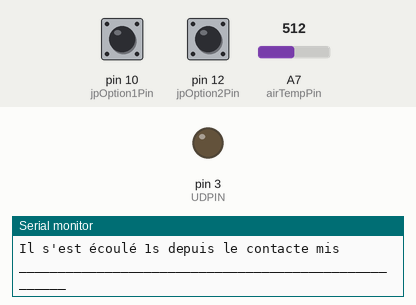
Bench run of a sketch on a simulated Arduino Uno, built with avr-gcc and run on an emulated ATmega328P. Shown: output pins drawn as LEDs (lit = HIGH), the last lines printed to the serial monitor. Inputs (shaded band) come from the test bench; at power-on: pin 10 (jpOption1Pin) HIGH, pin 12 (jpOption2Pin) HIGH, A7 (airTempPin) = 512. Pins used as bus, display or sensor lines are not drawn.

Above: at 1.8 s.
1.9 s: pin 10 (jpOption1Pin) pulled LOW for 1.25 s
At 3.3 s:
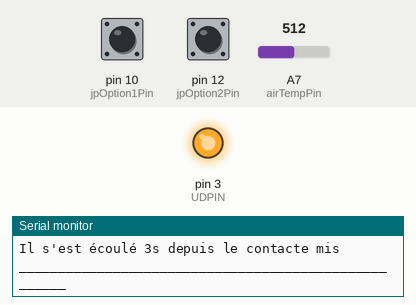
5.6 s: pin 10 (jpOption1Pin) pulled LOW for 3.2 s
At 9.8 s:
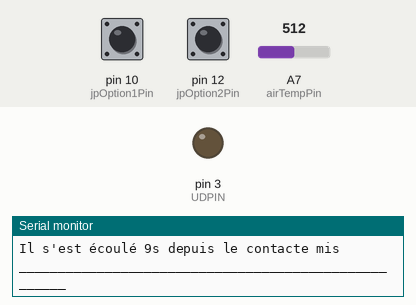
10.6 s: pin 12 (jpOption2Pin) pulled LOW for 3.2 s
At 11.5 s:
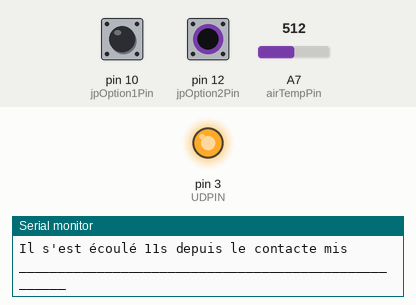
Timing chart, 0 to 15.8 s (numbered marks = the images above; inputs shaded):
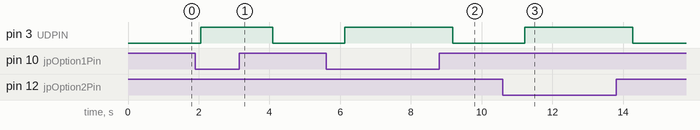

The sketch:

012-Amesis-ColdStartE85_sensor_fix.ino
```cpp
//    ^ ^
//  =( '')=
//  ( ")_( ")
// Amesis Project
// 09/10/2022
// Projet : Amesis-ColdStartE85
// Version SW : v1.031 Beta
// Version HW : v0.01 Dev
// Description : Ce programme a pour but de hacker une sonde de temperature de liquide de refroidissement pour que les véhicule passers à l'e85 demmarre correctement
//               Nos 1er tests seront réaliser sur une VW Golf IV 1.6L 16v.
//               Le but est de leurer le calculateur en lui faisant croire que la temperature de liquide de refroidissement est extremement froide ce qui change les valeurs
//               choisis dans les cartographies d'injections et d'allumages.
//               Le code utilise une sonde de temperature pour adapter les valeurs en fonction de la temperature de LR et lisse progressivement le leure.
//  Option 1 : Pas de Jumpers d'installés : Le systeme fait comme si tout été d'orige, aucune resistance de ragoutée
//  Option 2 : Un Jumpeur entre 1 & 2 : ajout d'une resistance faible en plus de la sonde de LR d'origne
//  Option 3 : Un Jumpeur entre 2 & 3 : ajout d'une resistance mayenne en plus de la sonde de LR d'origine
//  Option 4 : Les deux jumpeurs 1 & 2 & 3 : les valeur maximum sont ajouté en + de la sonde de temparature d'orige.
// Avertissement : Ce système et aucunnement homologué pour une utilisation sur voix public. Il modiffie les données constructeur et
//                 ceci peut créer un deffaut moteur de temperature valeur de sonde dépassé et autre DTC. Voir la destruction du moteur. Comme ça vous êtes prevenue.
//                 Les valeurs de resistance peuvent être ajuster dans la fonction "void outPutResistanceLap()" dnas le Mapage. Le tebleau de correspondance est affiché en fin de code.

#include "LapX9C10X.h" //Librairie

int airTempPin = A7 ;            // A7 Pin de la sonde de temperature d'air
//int airTempValue ;               // Variable pour la valeur de la temperature
int ATMin = -90 ;                // Calibration de la sonde de temperature valeur mini
int ATMax = 125 ;                // Calibration de la sonde de temperature valeur Maxi
int ATOffSet = 0;              // L'OffSet est le dacalage de la valeur si besoin d'origine elle est à zéro (provoque un decalage qui perturbe le DTC)
int DTC_AT ;                     // Defaut de la sonde de temperature
int jpOption1Pin = 10 ;          // 10 Pin pour le jumpeur 1
int jpOption1Value ;             // Variable boleene pour le Jumpeur 1
int jpOption2Pin = 12 ;          // 12 Pin pour le jumper 2
int jpOption2Value ;             // Variable boleen pour le Jumpeur 2
int optionValue ;                // Option engagée pour l'execution du programme 1 2 3 4
int tempo = 1000 ;               // delais d'une boucle système
int AT_Seuil = 30 ;              // Cette variable est le seuil au dessus dequel le LAP passe a 0 ohms
unsigned long coldStart = 60000 ;// Temps du ColdStart avant de basculer un valeur d'origine en ms

//Pour ce programme le module potentiometre numerique LAPX9C103 10Kohms à été choisis (Pour les autres variantes,Changez la valeur dans la ligne : LapX9C10X led(INCPIN, UDPIN, CSPIN, LAPX9C10X_X9C103);)
//Pins de comunication entre l'arduino et le module LAPX9C103
#define CSPIN 4   // 1 - !INC - pin 7
#define INCPIN 2  // 2 - U/!D - pin 5
#define UDPIN 3   // 7 - !CS  - pin 6
LapX9C10X led(INCPIN, UDPIN, CSPIN, LAPX9C10X_X9C103); // * LAPX9C10X_X9C102(1k)  * LAPX9C10X_X9C103(10k) * LAPX9C10X_X9C503(50k) * LAPX9C10X_X9C104(100k)
int counter; //variable pour envoyer la commande au modul LAP
float resistance; //variable qui retourne l'info de la resistance choisis venant du LAP

//TO DO
//Ces variable sont lier a le fonction void degre() qui semble très interresente pour le calibrage des sonde AirTemperature Mais pas utilisé dans cette V1.00 Beta
//Fonction pour les valeur en degré C° pour la fonction "void degre()"
int Vo;
float R1 = 10000;
float logR2, R2, T, airTempValue;
float c1 = 1.009249522e-03, c2 = 2.378405444e-04, c3 = 2.019202697e-07;

//Initialisation du programme
void setup(){
  airTempValue = 0 ;// Initialisation
  optionValue = 0 ; // Initialisation

  pinMode (jpOption1Pin, INPUT_PULLUP) ; //Declaration de entré Jumpeur un PullUp
  pinMode (jpOption2Pin, INPUT_PULLUP) ; //Declaration de entré Jumpeur un PullUp

 led.begin(-1); // Initialisation à 0 Ohms du modul LAPX9C103
 // delay(50);

  Serial.begin(115200);  // Initialisation de la liaison serie
  Serial.println("Demarrage du système ");
  Serial.println("09/10/2022 Projet : Amesis-ColdStartE85  SW Firmware Version : v1.031 Beta | HW : v0.01Dev");
 // delay(50);

}

//Demmarage du programme
void loop(){

 unsigned long currentMillis = millis(); // Enregistrement de la date pour le temps du coldStart non bloquante

 option(); // Appel a la fonction option -- Il y a 4 options dans ce programme suivant le positionnement des jumpers sur le HW / L'option 1 ne fais rien elle lesse la continuité du fils pour avoir 0 ohms
  Serial.println ("");
  Serial.print ("Option ");
  Serial.print (optionValue);
  Serial.println (" activée ");

 DTC(); //Appel a la fonction DTC
   if (DTC_AT == 1) { //Si il n'y a pas l'option sonde de temperature du module
        Serial.println ("ColdStart Sans option de sonde de temperature");

        if (optionValue == 4){
            counter = 99 ;

            for (int i=0; i<99; i++) { // Incrementation de 99 car le LAP a une plage de 0 à 99
              counter = counter - 1 ; // on enlève 1 a counter pour rappel counter 99 = 100K ohms 0 = 0 ohm (voire tableau en fin de code)
              Serial.print ("Le counter = ") ;
              Serial.println (counter) ;
              led.set(counter);
              delay (coldStart/60) ; // delay pour la boucle for en fonction du delay du coldStart choisi dans la declaration des variables
              }
            for (int j=0; j<1;){ // boucle for pour verouiller la boucle et ne plus en sortir.
              Serial.println ("Fin du mode ColdStart");
              counter = 0 ;
              led.set(counter);
              delay (600); // ce chiffre est calculer en faisent 60/100= 0,6s 60seconde / 100 tour de boucle for = 0.6s
              }
        }
        else if (optionValue == 3){
                 counter = 69 ;

                 for (int i=0; i<69; i++) { // Incrementation de 99 car le LAP a une plage de 0 à 69
                   counter = counter - 1 ; // on enlève 1 a counter pour rappel counter 99 = 100K ohms 0 = 0 ohm (voire tableau en fin de code)
                   Serial.print ("Le counter = ") ;
                   Serial.println (counter) ;
                   led.set(counter);
                   delay (coldStart/60) ; // delay pour la boucle for en fonction du delay du coldStart choisi dans la declaration des variables
                   }
                for (int j=0; j<1;){ // boucle for pour verouiller la boucle et ne plus en sortir.
                  Serial.println ("Fin du mode ColdStart");
                  counter = 0 ;
                  led.set(counter);
                  delay (869);
                  }
        }
        else if (optionValue == 2){
                 counter = 39 ;

                for (int i=0; i<39; i++) { // Incrementation de 39 car le LAP a une plage de 0 à 99
                  counter = counter - 1 ; // on enlève 1 a counter pour rappel counter 99 = 100K ohms 0 = 0 ohm (voire tableau en fin de code)
                  Serial.print ("Le counter = ") ;
                  Serial.println (counter) ;
                  led.set(counter);
                  delay (coldStart/60) ; // delay pour la boucle for en fonction du delay du coldStart choisi dans la declaration des variables
                  }
               for (int j=0; j<1;){ // boucle for pour verouiller la boucle et ne plus en sortir.
                 Serial.println ("Fin du mode ColdStart");
                 counter = 0 ;
                 led.set(counter);
                 delay (1538);
                 }
        }
         else if (optionValue == 1){
                 counter =  0;

               for (int j=0; j<1;){ // boucle for pour verouiller la boucle et ne plus en sortir.
                 Serial.println ("Fin du mode ColdStart");
                 counter = 0 ;
                 led.set(counter);
                 delay (1538);
                 }
        }
 }
 else if (currentMillis < coldStart){
  Serial.println ("ColdStart = ON");

 outPutResistanceLap(); // Appel de la fonction
  Serial.print ("une résistance de sortie du module est de ");
  Serial.print (led.getK());
  Serial.println (" Khoms");
 }
  else {
    Serial.println ("ColdStart = OFF");
  int counter;      // Le int sert pour le microcontroleur du modul LAPX9C10X_X9C103
  float resistance; // Le float sert pour le microcontroleur du modul LAPX9C10X_X9C103
  counter = 0 ;     //On ecrit la valeur du counter de 0 à 99 Mapé 0 Ohms à 10K Ohms(Voire tableau de correspondance en bas de code)
    led.set(counter);
    Serial.print ("Le programme ce deroule sans ajout, la resistance du module est de ");
    Serial.print (led.getK());
    Serial.println ("Khoms");
  }
  Serial.print ("Il s'est écoulé ");
  Serial.print (currentMillis / 1000);
  Serial.println ("s depuis le contacte mis");
  Serial.println ("_____________________________________________________");
  delay(tempo);
}

void option(){

  // Pin entré pour jumper
  jpOption1Value = digitalRead(jpOption1Pin) ;
  jpOption2Value = digitalRead(jpOption2Pin) ;

  if (jpOption1Value == LOW & jpOption2Value == LOW) {// Option 4 Avec les 2 jumpeurs d'installé entre 1 & 2 et 2 & 3
     //Serial.println ("Option 4 +++ ");
     optionValue = 4 ;
       }

 else if (jpOption2Value == LOW ) {// Option 3 Avec le jumpeur entre 2 & 3
       // Serial.println ("Option 3 ++ ");
        optionValue = 3 ;
       }

 else if (jpOption1Value == LOW ) {
        //Serial.println ("Option 2 + ");// Option 1 Avec le jumper entre 1 & 2
        optionValue = 2 ;
       }

 else if (jpOption1Value == HIGH & jpOption2Value == HIGH) {
        //Serial.println ("Option 1 ");
        optionValue = 1 ; // Option 0 Sans jumper

       }
       return (optionValue);
}

void outPutResistanceLap(){
 //Sonde airTemp ext
 degre();

  Serial.print ("La temperature exterieur est de "); //a desactiver pour la version client
  Serial.print (airTempValue); //Affiche sur le port serie la valeur de la variable
  Serial.println ("C° ");

  //int counter;      // Le int sert pour le microcontroleur du modul LAPX9C10X_X9C103
  //float resistance; // Le float sert pour le microcontroleur du modul LAPX9C10X_X9C103
         if (optionValue  == 4){ //Si Option 4 est enclanchée
               if (airTempValue <= 0) { counter = 99 ; }   //sinon on met au max de l'option 4
          else if (airTempValue > 0 && airTempValue < AT_Seuil) {counter = map(airTempValue, ATMin, ATMax, 99, 69);} //on mets le counter mapé avec les valeurs entre ()
          else if (airTempValue >= AT_Seuil) { counter = 0  ; }   //Sinon on met le LAP à 0 ohms   Cette ligne peut être commenté pour ne pas limité
           }

    else if (optionValue  == 3){ //Si Option 3 est enclanchée
               if (airTempValue <= 0) { counter = 69 ; }          //sinon on met au max de l'option 3
          else if (airTempValue > 0 && airTempValue < AT_Seuil) {counter = map(airTempValue, ATMin, ATMax, 69, 39);} //on mets le counter mapé avec les valeurs entre ()
          else if (airTempValue >= AT_Seuil) { counter = 0  ; }   //Sinon on met le LAP à 0 ohms   Cette ligne peut être commenté pour ne pas limité
          }

    else if (optionValue  == 2){ //Si Option 2 est enclanchée
               if (airTempValue <= 0) { counter = 39 ; }         //sinon on met au max de l'option 2
          else if (airTempValue > 0 && airTempValue < AT_Seuil) {counter = map(airTempValue, ATMin, ATMax, 39, 9);} //on mets le counter mapé avec les valeurs entre ()
          else if (airTempValue >= AT_Seuil) { counter = 0  ; }   //Sinon on met le LAP à 0 ohms   Cette ligne peut être commenté pour ne pas limité
          }

    else if (optionValue  == 1) {counter = 0 ;} //Si Option 1 est enclanchée on mets le counter a 0 ce qui équivau a une resistance du Lap de 0 ohms

  Serial.print("Le counter = ");
  Serial.print(counter);
  led.set(counter); //On envoie la variable au module LAP
  Serial.println(" ce qui équiveau à ");
  return (led.getK());
}

void degre (){// Cette fonction n'est pas exploitée pour le moment

  Vo = analogRead(airTempPin);
  R2 = R1 * (1023.0 / (float)Vo - 1.0);
  logR2 = log(R2);
  T = (1.0 / (c1 + c2*logR2 + c3*logR2*logR2*logR2));
  airTempValue = T - 273.15 + ATOffSet;

  return(airTempValue);

}

void DTC(){
       if (airTempValue == ATMin) {DTC_AT = 1 ;} //Si la valeur min à été atteinte alors defaut
  else if (airTempValue == ATMax) {DTC_AT = 1 ;} //Si la valeur max à été atteinte alors defaut
  else {DTC_AT = 0 ;}                            //Sinon pas de defaut

  Serial.print ("DTC = ");
  Serial.println (DTC_AT);

 return (DTC_AT);
}

/** Tableau de correspondance :
01:14:21.757 -> Starting, set to minimum resistance
01:14:26.820 -> Using absolute counter changes
01:14:26.820 -> Increasing, counter = 0, new resistance = 0.00KOhms
01:14:26.914 -> Increasing, counter = 1, new resistance = 0.10KOhms
01:14:27.007 -> Increasing, counter = 2, new resistance = 0.20KOhms
01:14:27.100 -> Increasing, counter = 3, new resistance = 0.30KOhms
01:14:27.240 -> Increasing, counter = 4, new resistance = 0.40KOhms
01:14:27.333 -> Increasing, counter = 5, new resistance = 0.51KOhms
01:14:27.425 -> Increasing, counter = 6, new resistance = 0.61KOhms
01:14:27.518 -> Increasing, counter = 7, new resistance = 0.71KOhms
01:14:27.612 -> Increasing, counter = 8, new resistance = 0.81KOhms
01:14:27.749 -> Increasing, counter = 9, new resistance = 0.91KOhms
01:14:27.841 -> Increasing, counter = 10, new resistance = 1.01KOhms
01:14:27.935 -> Increasing, counter = 11, new resistance = 1.11KOhms
01:14:28.030 -> Increasing, counter = 12, new resistance = 1.21KOhms
01:14:28.123 -> Increasing, counter = 13, new resistance = 1.31KOhms
01:14:28.216 -> Increasing, counter = 14, new resistance = 1.41KOhms
01:14:28.356 -> Increasing, counter = 15, new resistance = 1.52KOhms
01:14:28.449 -> Increasing, counter = 16, new resistance = 1.62KOhms
01:14:28.540 -> Increasing, counter = 17, new resistance = 1.72KOhms
01:14:28.634 -> Increasing, counter = 18, new resistance = 1.82KOhms
01:14:28.727 -> Increasing, counter = 19, new resistance = 1.92KOhms
01:14:28.864 -> Increasing, counter = 20, new resistance = 2.02KOhms
01:14:28.957 -> Increasing, counter = 21, new resistance = 2.12KOhms
01:14:29.050 -> Increasing, counter = 22, new resistance = 2.22KOhms
01:14:29.144 -> Increasing, counter = 23, new resistance = 2.32KOhms
01:14:29.238 -> Increasing, counter = 24, new resistance = 2.42KOhms
01:14:29.331 -> Increasing, counter = 25, new resistance = 2.53KOhms
01:14:29.471 -> Increasing, counter = 26, new resistance = 2.63KOhms
01:14:29.564 -> Increasing, counter = 27, new resistance = 2.73KOhms
01:14:29.658 -> Increasing, counter = 28, new resistance = 2.83KOhms
01:14:29.753 -> Increasing, counter = 29, new resistance = 2.93KOhms
01:14:29.845 -> Increasing, counter = 30, new resistance = 3.03KOhms
01:14:29.984 -> Increasing, counter = 31, new resistance = 3.13KOhms
01:14:30.078 -> Increasing, counter = 32, new resistance = 3.23KOhms
01:14:30.172 -> Increasing, counter = 33, new resistance = 3.33KOhms
01:14:30.263 -> Increasing, counter = 34, new resistance = 3.43KOhms
01:14:30.357 -> Increasing, counter = 35, new resistance = 3.54KOhms
01:14:30.452 -> Increasing, counter = 36, new resistance = 3.64KOhms
01:14:30.591 -> Increasing, counter = 37, new resistance = 3.74KOhms
01:14:30.684 -> Increasing, counter = 38, new resistance = 3.84KOhms
01:14:30.775 -> Increasing, counter = 39, new resistance = 3.94KOhms
01:14:30.867 -> Increasing, counter = 40, new resistance = 4.04KOhms
01:14:30.960 -> Increasing, counter = 41, new resistance = 4.14KOhms
01:14:31.098 -> Increasing, counter = 42, new resistance = 4.24KOhms
01:14:31.191 -> Increasing, counter = 43, new resistance = 4.34KOhms
01:14:31.285 -> Increasing, counter = 44, new resistance = 4.44KOhms
01:14:31.378 -> Increasing, counter = 45, new resistance = 4.55KOhms
01:14:31.472 -> Increasing, counter = 46, new resistance = 4.65KOhms
01:14:31.610 -> Increasing, counter = 47, new resistance = 4.75KOhms
01:14:31.703 -> Increasing, counter = 48, new resistance = 4.85KOhms
01:14:31.797 -> Increasing, counter = 49, new resistance = 4.95KOhms
01:14:31.889 -> Increasing, counter = 50, new resistance = 5.05KOhms
01:14:31.982 -> Increasing, counter = 51, new resistance = 5.15KOhms
01:14:32.119 -> Increasing, counter = 52, new resistance = 5.25KOhms
01:14:32.210 -> Increasing, counter = 53, new resistance = 5.35KOhms
01:14:32.304 -> Increasing, counter = 54, new resistance = 5.45KOhms
01:14:32.400 -> Increasing, counter = 55, new resistance = 5.56KOhms
01:14:32.494 -> Increasing, counter = 56, new resistance = 5.66KOhms
01:14:32.588 -> Increasing, counter = 57, new resistance = 5.76KOhms
01:14:32.727 -> Increasing, counter = 58, new resistance = 5.86KOhms
01:14:32.818 -> Increasing, counter = 59, new resistance = 5.96KOhms
01:14:32.912 -> Increasing, counter = 60, new resistance = 6.06KOhms
01:14:33.007 -> Increasing, counter = 61, new resistance = 6.16KOhms
01:14:33.100 -> Increasing, counter = 62, new resistance = 6.26KOhms
01:14:33.194 -> Increasing, counter = 63, new resistance = 6.36KOhms
01:14:33.333 -> Increasing, counter = 64, new resistance = 6.46KOhms
01:14:33.428 -> Increasing, counter = 65, new resistance = 6.57KOhms
01:14:33.519 -> Increasing, counter = 66, new resistance = 6.67KOhms
01:14:33.612 -> Increasing, counter = 67, new resistance = 6.77KOhms
01:14:33.704 -> Increasing, counter = 68, new resistance = 6.87KOhms
01:14:33.842 -> Increasing, counter = 69, new resistance = 6.97KOhms
01:14:33.935 -> Increasing, counter = 70, new resistance = 7.07KOhms
01:14:34.027 -> Increasing, counter = 71, new resistance = 7.17KOhms
01:14:34.120 -> Increasing, counter = 72, new resistance = 7.27KOhms
01:14:34.212 -> Increasing, counter = 73, new resistance = 7.37KOhms
01:14:34.351 -> Increasing, counter = 74, new resistance = 7.47KOhms
01:14:34.444 -> Increasing, counter = 75, new resistance = 7.58KOhms
01:14:34.538 -> Increasing, counter = 76, new resistance = 7.68KOhms
01:14:34.630 -> Increasing, counter = 77, new resistance = 7.78KOhms
01:14:34.724 -> Increasing, counter = 78, new resistance = 7.88KOhms
01:14:34.863 -> Increasing, counter = 79, new resistance = 7.98KOhms
01:14:34.954 -> Increasing, counter = 80, new resistance = 8.08KOhms
01:14:35.046 -> Increasing, counter = 81, new resistance = 8.18KOhms
01:14:35.139 -> Increasing, counter = 82, new resistance = 8.28KOhms
01:14:35.233 -> Increasing, counter = 83, new resistance = 8.38KOhms
01:14:35.326 -> Increasing, counter = 84, new resistance = 8.48KOhms
01:14:35.464 -> Increasing, counter = 85, new resistance = 8.59KOhms
01:14:35.557 -> Increasing, counter = 86, new resistance = 8.69KOhms
01:14:35.649 -> Increasing, counter = 87, new resistance = 8.79KOhms
01:14:35.742 -> Increasing, counter = 88, new resistance = 8.89KOhms
01:14:35.835 -> Increasing, counter = 89, new resistance = 8.99KOhms
01:14:35.975 -> Increasing, counter = 90, new resistance = 9.09KOhms
01:14:36.069 -> Increasing, counter = 91, new resistance = 9.19KOhms
01:14:36.163 -> Increasing, counter = 92, new resistance = 9.29KOhms
01:14:36.257 -> Increasing, counter = 93, new resistance = 9.39KOhms
01:14:36.350 -> Increasing, counter = 94, new resistance = 9.49KOhms
01:14:36.444 -> Increasing, counter = 95, new resistance = 9.60KOhms
01:14:36.584 -> Increasing, counter = 96, new resistance = 9.70KOhms
01:14:36.675 -> Increasing, counter = 97, new resistance = 9.80KOhms
01:14:36.767 -> Increasing, counter = 98, new resistance = 9.90KOhms
01:14:36.860 -> Increasing, counter = 99, new resistance = 10.00KOhms
*/
```

Source omitted: LapX9C10X.cpp (6117 bytes), LapX9C10X.h (762 bytes)

Measured:
- after the input at 1.9 s, pin 3 (UDPIN): LOW → HIGH after 0.15 s, → LOW 2.0 s later
- after the input at 5.6 s, pin 3 (UDPIN): LOW → HIGH after 0.53 s, → LOW 3.1 s later
- after the input at 10.6 s, pin 3 (UDPIN): LOW → HIGH after 0.62 s, → LOW 3.1 s later
